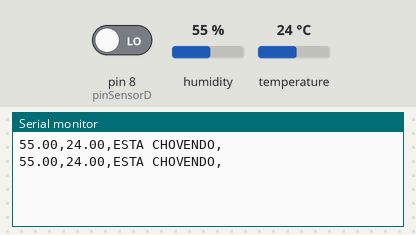
Bench run of a sketch on a simulated Arduino Uno, built with avr-gcc and run on an emulated ATmega328P. On the bench: the last lines printed to the serial monitor. The test bench sets the inputs (shaded band); at power-on: pin 8 (pinSensorD) LOW, humidity 55 %, temperature 24 °C.

Above: at 2.8 s.
2.9 s: pin 8 (pinSensorD) driven HIGH
At 4.4 s:
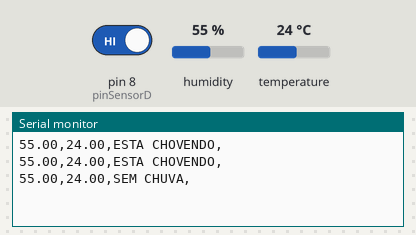
7.5 s: humidity set to 22 %
At 9.2 s:
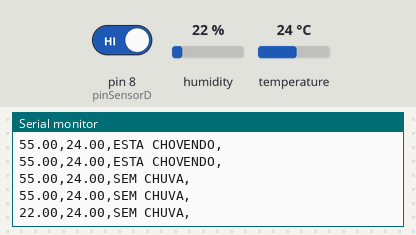
10.2 s: temperature set to 12 °C
At 11.6 s:
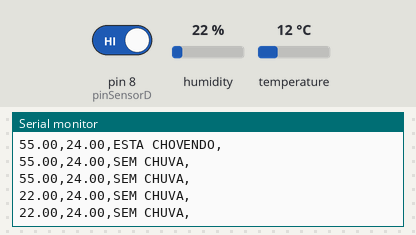
12.9 s: pin 8 (pinSensorD) driven LOW
At 15.3 s:
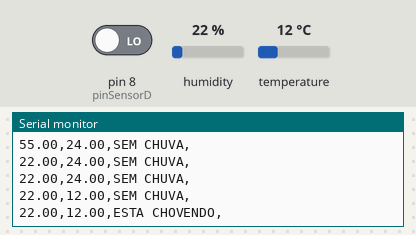
15.6 s: humidity set to 40 %
At 17.7 s:
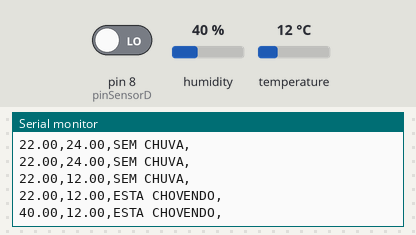
Timing chart, 0 to 19.2 s (numbered marks = the images above; inputs shaded):
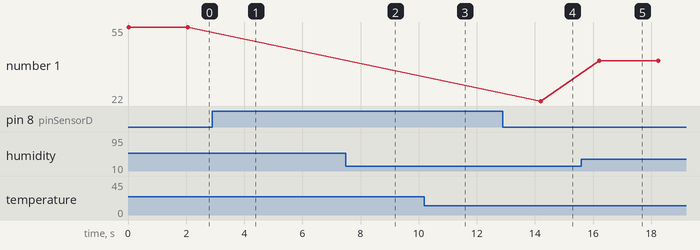

The sketch:

sketch_mar18a.ino
```cpp
#include <DHT.h>
#include <DHT_U.h>

#define DHTPIN 2
#define DHTTYPE DHT11
#define pinSensorD 8

DHT dht(DHTPIN, DHTTYPE);

void setup() {
  Serial.begin(9600);
  dht.begin();
  pinMode(pinSensorD, INPUT);
}

float umidade;
float temperatura;
String precipitacao;

void loop() {

  temperatura = dht.readTemperature();
  umidade = dht.readHumidity();
  precipitacao = digitalRead(pinSensorD) ? "SEM CHUVA" : "ESTA CHOVENDO";

  if (isnan(temperatura) || isnan(umidade)) {
    Serial.println("Falha ao ler do sensor DHT!");
    return;
  }

  Serial.print(umidade);
  Serial.print(",");

  Serial.print(temperatura);
  Serial.print(",");

  Serial.print(precipitacao);
  Serial.println(",");

  Serial.println();
  delay(2000);
}
```

Measured:
- after the input at 2.9 s, the serial monitor: prints a new line after 1.2 s (image 1)
- after the input at 7.5 s, the serial monitor: prints a new line after 0.62 s (image 2)
- after the input at 12.9 s, the serial monitor: prints a new line after 1.3 s (image 4)
- after the input at 15.6 s, the serial monitor: prints a new line after 0.62 s (image 5)
- plotted number 1: 22 → 40 after the input at 15.6 s
